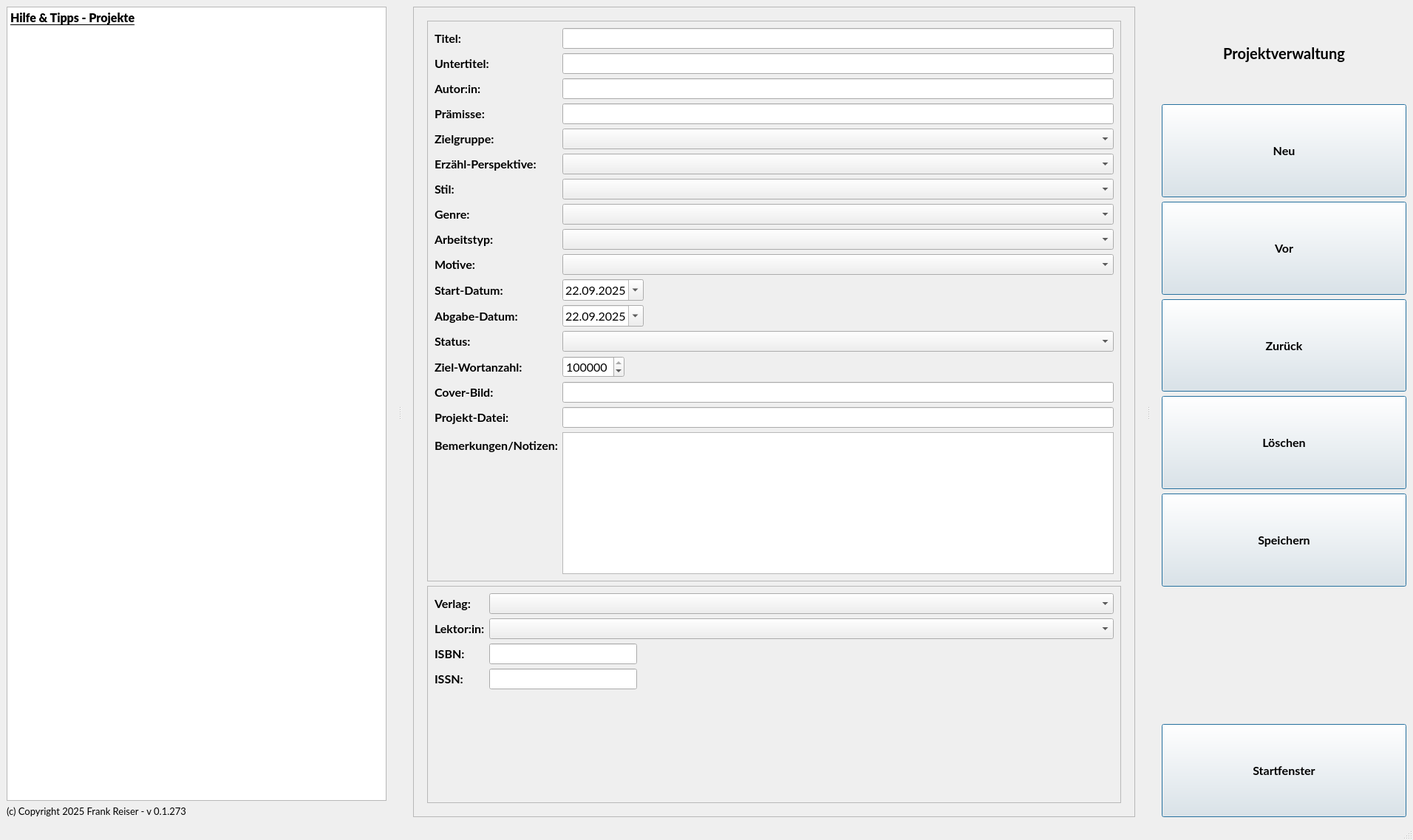
<?xml version="1.0" encoding="UTF-8"?>
<ui version="4.0">
 <class>MainWindowProjects</class>
 <widget class="QMainWindow" name="MainWindowProjects">
  <property name="geometry">
   <rect>
    <x>0</x>
    <y>0</y>
    <width>1912</width>
    <height>1137</height>
   </rect>
  </property>
  <property name="windowTitle">
   <string>csNova - Projekte</string>
  </property>
  <widget class="QWidget" name="centralwidget">
   <layout class="QHBoxLayout" name="horizontalLayout">
    <item>
     <widget class="QSplitter" name="mainSplitter">
      <property name="font">
       <font>
        <family>Lato</family>
        <pointsize>12</pointsize>
        <bold>true</bold>
        <stylestrategy>PreferAntialias</stylestrategy>
        <kerning>true</kerning>
       </font>
      </property>
      <property name="frameShape">
       <enum>QFrame::Shape::NoFrame</enum>
      </property>
      <property name="orientation">
       <enum>Qt::Orientation::Horizontal</enum>
      </property>
      <property name="handleWidth">
       <number>36</number>
      </property>
      <widget class="QWidget" name="widgetLeftProjects" native="true">
       <property name="sizePolicy">
        <sizepolicy hsizetype="Expanding" vsizetype="Expanding">
         <horstretch>0</horstretch>
         <verstretch>0</verstretch>
        </sizepolicy>
       </property>
       <property name="maximumSize">
        <size>
         <width>16777215</width>
         <height>16777215</height>
        </size>
       </property>
       <layout class="QVBoxLayout" name="verticalLayout_2">
        <item>
         <widget class="QTextEdit" name="textEditProjects">
          <property name="readOnly">
           <bool>true</bool>
          </property>
          <property name="html">
           <string>&lt;!DOCTYPE HTML PUBLIC &quot;-//W3C//DTD HTML 4.0//EN&quot; &quot;http://www.w3.org/TR/REC-html40/strict.dtd&quot;&gt;
&lt;html&gt;&lt;head&gt;&lt;meta name=&quot;qrichtext&quot; content=&quot;1&quot; /&gt;&lt;meta charset=&quot;utf-8&quot; /&gt;&lt;style type=&quot;text/css&quot;&gt;
p, li { white-space: pre-wrap; }
hr { height: 1px; border-width: 0; }
li.unchecked::marker { content: &quot;\2610&quot;; }
li.checked::marker { content: &quot;\2612&quot;; }
&lt;/style&gt;&lt;/head&gt;&lt;body style=&quot; font-family:'Lato'; font-size:12pt; font-weight:700; font-style:normal;&quot;&gt;
&lt;p style=&quot; margin-top:0px; margin-bottom:0px; margin-left:0px; margin-right:0px; -qt-block-indent:0; text-indent:0px;&quot;&gt;&lt;span style=&quot; text-decoration: underline;&quot;&gt;Hilfe &amp;amp; Tipps - Projekte&lt;/span&gt;&lt;/p&gt;
&lt;p style=&quot;-qt-paragraph-type:empty; margin-top:0px; margin-bottom:0px; margin-left:0px; margin-right:0px; -qt-block-indent:0; text-indent:0px;&quot;&gt;&lt;br /&gt;&lt;/p&gt;
&lt;p style=&quot;-qt-paragraph-type:empty; margin-top:0px; margin-bottom:0px; margin-left:0px; margin-right:0px; -qt-block-indent:0; text-indent:0px; font-weight:400;&quot;&gt;&lt;br /&gt;&lt;/p&gt;&lt;/body&gt;&lt;/html&gt;</string>
          </property>
         </widget>
        </item>
        <item>
         <widget class="QLabel" name="copyRightProjects">
          <property name="font">
           <font>
            <family>Lato</family>
            <pointsize>10</pointsize>
            <bold>false</bold>
            <stylestrategy>PreferAntialias</stylestrategy>
            <kerning>true</kerning>
           </font>
          </property>
          <property name="text">
           <string>(c) Copyright 2025 Frank Reiser - v 0.1.273</string>
          </property>
         </widget>
        </item>
       </layout>
      </widget>
      <widget class="QWidget" name="widgetCenterProjects" native="true">
       <property name="sizePolicy">
        <sizepolicy hsizetype="Expanding" vsizetype="Expanding">
         <horstretch>0</horstretch>
         <verstretch>0</verstretch>
        </sizepolicy>
       </property>
       <layout class="QHBoxLayout" name="horizontalLayout_2">
        <item>
         <widget class="QFrame" name="frameProjectsContainer">
          <property name="sizePolicy">
           <sizepolicy hsizetype="Expanding" vsizetype="Expanding">
            <horstretch>0</horstretch>
            <verstretch>0</verstretch>
           </sizepolicy>
          </property>
          <property name="frameShape">
           <enum>QFrame::Shape::StyledPanel</enum>
          </property>
          <property name="frameShadow">
           <enum>QFrame::Shadow::Raised</enum>
          </property>
          <layout class="QGridLayout" name="gridLayout">
           <item row="0" column="0">
            <widget class="QFrame" name="frameProjectsMain">
             <property name="sizePolicy">
              <sizepolicy hsizetype="Expanding" vsizetype="Expanding">
               <horstretch>0</horstretch>
               <verstretch>0</verstretch>
              </sizepolicy>
             </property>
             <property name="frameShape">
              <enum>QFrame::Shape::NoFrame</enum>
             </property>
             <property name="frameShadow">
              <enum>QFrame::Shadow::Raised</enum>
             </property>
             <layout class="QVBoxLayout" name="verticalLayout_4">
              <item>
               <widget class="QFrame" name="frameProjectsTop">
                <property name="sizePolicy">
                 <sizepolicy hsizetype="Expanding" vsizetype="Expanding">
                  <horstretch>0</horstretch>
                  <verstretch>0</verstretch>
                 </sizepolicy>
                </property>
                <property name="frameShape">
                 <enum>QFrame::Shape::StyledPanel</enum>
                </property>
                <property name="frameShadow">
                 <enum>QFrame::Shadow::Raised</enum>
                </property>
                <layout class="QFormLayout" name="formLayout">
                 <item row="0" column="0">
                  <widget class="QLabel" name="labelProjectName">
                   <property name="sizePolicy">
                    <sizepolicy hsizetype="Expanding" vsizetype="Preferred">
                     <horstretch>0</horstretch>
                     <verstretch>0</verstretch>
                    </sizepolicy>
                   </property>
                   <property name="text">
                    <string>Titel:</string>
                   </property>
                  </widget>
                 </item>
                 <item row="0" column="1">
                  <widget class="QLineEdit" name="lineEditProjectTitle">
                   <property name="font">
                    <font>
                     <family>Lato</family>
                     <pointsize>12</pointsize>
                     <bold>false</bold>
                     <stylestrategy>PreferAntialias</stylestrategy>
                     <kerning>true</kerning>
                    </font>
                   </property>
                  </widget>
                 </item>
                 <item row="1" column="0">
                  <widget class="QLabel" name="labelProjectSubtitle">
                   <property name="sizePolicy">
                    <sizepolicy hsizetype="Expanding" vsizetype="Preferred">
                     <horstretch>0</horstretch>
                     <verstretch>0</verstretch>
                    </sizepolicy>
                   </property>
                   <property name="text">
                    <string>Untertitel:</string>
                   </property>
                  </widget>
                 </item>
                 <item row="1" column="1">
                  <widget class="QLineEdit" name="lineEditProjectSubtitle">
                   <property name="font">
                    <font>
                     <family>Lato</family>
                     <pointsize>12</pointsize>
                     <bold>false</bold>
                     <stylestrategy>PreferAntialias</stylestrategy>
                     <kerning>true</kerning>
                    </font>
                   </property>
                  </widget>
                 </item>
                 <item row="2" column="0">
                  <widget class="QLabel" name="labelProjectAuthor">
                   <property name="sizePolicy">
                    <sizepolicy hsizetype="Expanding" vsizetype="Preferred">
                     <horstretch>0</horstretch>
                     <verstretch>0</verstretch>
                    </sizepolicy>
                   </property>
                   <property name="text">
                    <string>Autor:in:</string>
                   </property>
                  </widget>
                 </item>
                 <item row="2" column="1">
                  <widget class="QLineEdit" name="lineEditProjectAuthor">
                   <property name="font">
                    <font>
                     <family>Lato</family>
                     <pointsize>12</pointsize>
                     <bold>false</bold>
                     <stylestrategy>PreferAntialias</stylestrategy>
                     <kerning>true</kerning>
                    </font>
                   </property>
                  </widget>
                 </item>
                 <item row="3" column="0">
                  <widget class="QLabel" name="labelProjectPremise">
                   <property name="sizePolicy">
                    <sizepolicy hsizetype="Expanding" vsizetype="Preferred">
                     <horstretch>0</horstretch>
                     <verstretch>0</verstretch>
                    </sizepolicy>
                   </property>
                   <property name="text">
                    <string>Prämisse:</string>
                   </property>
                  </widget>
                 </item>
                 <item row="3" column="1">
                  <widget class="QLineEdit" name="lineEditProjectPremise">
                   <property name="sizePolicy">
                    <sizepolicy hsizetype="Expanding" vsizetype="Expanding">
                     <horstretch>0</horstretch>
                     <verstretch>0</verstretch>
                    </sizepolicy>
                   </property>
                   <property name="font">
                    <font>
                     <family>Lato</family>
                     <pointsize>12</pointsize>
                     <bold>false</bold>
                     <stylestrategy>PreferAntialias</stylestrategy>
                     <kerning>true</kerning>
                    </font>
                   </property>
                   <property name="text">
                    <string/>
                   </property>
                  </widget>
                 </item>
                 <item row="4" column="0">
                  <widget class="QLabel" name="labelProjectTargetGroup">
                   <property name="text">
                    <string>Zielgruppe:</string>
                   </property>
                  </widget>
                 </item>
                 <item row="4" column="1">
                  <widget class="QComboBox" name="comboBoxProjectTargetGroup">
                   <property name="sizePolicy">
                    <sizepolicy hsizetype="Expanding" vsizetype="Expanding">
                     <horstretch>0</horstretch>
                     <verstretch>0</verstretch>
                    </sizepolicy>
                   </property>
                   <property name="font">
                    <font>
                     <family>Lato</family>
                     <pointsize>12</pointsize>
                     <bold>false</bold>
                     <stylestrategy>PreferAntialias</stylestrategy>
                     <kerning>true</kerning>
                    </font>
                   </property>
                  </widget>
                 </item>
                 <item row="5" column="0">
                  <widget class="QLabel" name="labelProjectNarrativePerspective">
                   <property name="sizePolicy">
                    <sizepolicy hsizetype="Maximum" vsizetype="Preferred">
                     <horstretch>0</horstretch>
                     <verstretch>0</verstretch>
                    </sizepolicy>
                   </property>
                   <property name="text">
                    <string>Erzähl-Perspektive:</string>
                   </property>
                  </widget>
                 </item>
                 <item row="5" column="1">
                  <widget class="QComboBox" name="comboBoxProjectNarrativePerspective">
                   <property name="sizePolicy">
                    <sizepolicy hsizetype="Expanding" vsizetype="Expanding">
                     <horstretch>0</horstretch>
                     <verstretch>0</verstretch>
                    </sizepolicy>
                   </property>
                   <property name="font">
                    <font>
                     <family>Lato</family>
                     <pointsize>12</pointsize>
                     <bold>false</bold>
                     <stylestrategy>PreferAntialias</stylestrategy>
                     <kerning>true</kerning>
                    </font>
                   </property>
                  </widget>
                 </item>
                 <item row="6" column="0">
                  <widget class="QLabel" name="labelProjectStyle">
                   <property name="text">
                    <string>Stil:</string>
                   </property>
                  </widget>
                 </item>
                 <item row="6" column="1">
                  <widget class="QComboBox" name="comboBoxProjectStyle">
                   <property name="sizePolicy">
                    <sizepolicy hsizetype="Expanding" vsizetype="Expanding">
                     <horstretch>0</horstretch>
                     <verstretch>0</verstretch>
                    </sizepolicy>
                   </property>
                   <property name="font">
                    <font>
                     <family>Lato</family>
                     <pointsize>12</pointsize>
                     <bold>false</bold>
                     <stylestrategy>PreferAntialias</stylestrategy>
                     <kerning>true</kerning>
                    </font>
                   </property>
                  </widget>
                 </item>
                 <item row="7" column="0">
                  <widget class="QLabel" name="labelProjectGenre">
                   <property name="text">
                    <string>Genre:</string>
                   </property>
                  </widget>
                 </item>
                 <item row="7" column="1">
                  <widget class="QComboBox" name="comboBoxProjectGenre">
                   <property name="sizePolicy">
                    <sizepolicy hsizetype="Expanding" vsizetype="Expanding">
                     <horstretch>0</horstretch>
                     <verstretch>0</verstretch>
                    </sizepolicy>
                   </property>
                   <property name="font">
                    <font>
                     <family>Lato</family>
                     <pointsize>12</pointsize>
                     <bold>false</bold>
                     <stylestrategy>PreferAntialias</stylestrategy>
                     <kerning>true</kerning>
                    </font>
                   </property>
                  </widget>
                 </item>
                 <item row="8" column="0">
                  <widget class="QLabel" name="labelProjectWorkType">
                   <property name="text">
                    <string>Arbeitstyp:</string>
                   </property>
                  </widget>
                 </item>
                 <item row="8" column="1">
                  <widget class="QComboBox" name="comboBoxProjectWorkingType">
                   <property name="sizePolicy">
                    <sizepolicy hsizetype="Expanding" vsizetype="Expanding">
                     <horstretch>0</horstretch>
                     <verstretch>0</verstretch>
                    </sizepolicy>
                   </property>
                   <property name="font">
                    <font>
                     <family>Lato</family>
                     <pointsize>12</pointsize>
                     <bold>false</bold>
                     <stylestrategy>PreferAntialias</stylestrategy>
                     <kerning>true</kerning>
                    </font>
                   </property>
                  </widget>
                 </item>
                 <item row="9" column="0">
                  <widget class="QLabel" name="labelProjectMotif">
                   <property name="text">
                    <string>Motive:</string>
                   </property>
                  </widget>
                 </item>
                 <item row="9" column="1">
                  <widget class="QComboBox" name="comboBoxProjectMotif">
                   <property name="sizePolicy">
                    <sizepolicy hsizetype="Expanding" vsizetype="Expanding">
                     <horstretch>0</horstretch>
                     <verstretch>0</verstretch>
                    </sizepolicy>
                   </property>
                   <property name="font">
                    <font>
                     <family>Lato</family>
                     <pointsize>12</pointsize>
                     <bold>false</bold>
                     <stylestrategy>PreferAntialias</stylestrategy>
                     <kerning>true</kerning>
                    </font>
                   </property>
                  </widget>
                 </item>
                 <item row="10" column="0">
                  <widget class="QLabel" name="labelProjectBegin">
                   <property name="text">
                    <string>Start-Datum:</string>
                   </property>
                  </widget>
                 </item>
                 <item row="10" column="1">
                  <widget class="QDateEdit" name="dateEditProjectBegin">
                   <property name="sizePolicy">
                    <sizepolicy hsizetype="Maximum" vsizetype="Fixed">
                     <horstretch>0</horstretch>
                     <verstretch>0</verstretch>
                    </sizepolicy>
                   </property>
                   <property name="font">
                    <font>
                     <family>Lato</family>
                     <pointsize>12</pointsize>
                     <bold>false</bold>
                     <stylestrategy>PreferAntialias</stylestrategy>
                     <kerning>true</kerning>
                    </font>
                   </property>
                   <property name="dateTime">
                    <datetime>
                     <hour>0</hour>
                     <minute>0</minute>
                     <second>0</second>
                     <year>2025</year>
                     <month>9</month>
                     <day>22</day>
                    </datetime>
                   </property>
                   <property name="displayFormat">
                    <string>dd.MM.yyyy</string>
                   </property>
                   <property name="calendarPopup">
                    <bool>true</bool>
                   </property>
                  </widget>
                 </item>
                 <item row="11" column="0">
                  <widget class="QLabel" name="labelProjectDeadline">
                   <property name="text">
                    <string>Abgabe-Datum:</string>
                   </property>
                  </widget>
                 </item>
                 <item row="11" column="1">
                  <widget class="QDateEdit" name="dateEditProjectDeadLine">
                   <property name="sizePolicy">
                    <sizepolicy hsizetype="Maximum" vsizetype="Fixed">
                     <horstretch>0</horstretch>
                     <verstretch>0</verstretch>
                    </sizepolicy>
                   </property>
                   <property name="font">
                    <font>
                     <family>Lato</family>
                     <pointsize>12</pointsize>
                     <bold>false</bold>
                     <stylestrategy>PreferAntialias</stylestrategy>
                     <kerning>true</kerning>
                    </font>
                   </property>
                   <property name="dateTime">
                    <datetime>
                     <hour>0</hour>
                     <minute>0</minute>
                     <second>0</second>
                     <year>2025</year>
                     <month>9</month>
                     <day>22</day>
                    </datetime>
                   </property>
                   <property name="displayFormat">
                    <string notr="true">dd.MM.yyyy</string>
                   </property>
                   <property name="calendarPopup">
                    <bool>true</bool>
                   </property>
                  </widget>
                 </item>
                 <item row="12" column="0">
                  <widget class="QLabel" name="labelProjectStatus">
                   <property name="text">
                    <string>Status:</string>
                   </property>
                  </widget>
                 </item>
                 <item row="12" column="1">
                  <widget class="QComboBox" name="comboBoxProjectStatus">
                   <property name="sizePolicy">
                    <sizepolicy hsizetype="Expanding" vsizetype="Expanding">
                     <horstretch>0</horstretch>
                     <verstretch>0</verstretch>
                    </sizepolicy>
                   </property>
                   <property name="font">
                    <font>
                     <family>Lato</family>
                     <pointsize>12</pointsize>
                     <bold>false</bold>
                     <stylestrategy>PreferAntialias</stylestrategy>
                     <kerning>true</kerning>
                    </font>
                   </property>
                  </widget>
                 </item>
                 <item row="13" column="0">
                  <widget class="QLabel" name="labelProjectGoalWords">
                   <property name="text">
                    <string>Ziel-Wortanzahl:</string>
                   </property>
                  </widget>
                 </item>
                 <item row="13" column="1">
                  <widget class="QSpinBox" name="spinBoxProjectWordsCount">
                   <property name="sizePolicy">
                    <sizepolicy hsizetype="Maximum" vsizetype="Expanding">
                     <horstretch>0</horstretch>
                     <verstretch>0</verstretch>
                    </sizepolicy>
                   </property>
                   <property name="font">
                    <font>
                     <family>Lato</family>
                     <pointsize>12</pointsize>
                     <bold>false</bold>
                     <stylestrategy>PreferAntialias</stylestrategy>
                     <kerning>true</kerning>
                    </font>
                   </property>
                   <property name="minimum">
                    <number>1000</number>
                   </property>
                   <property name="maximum">
                    <number>1000000</number>
                   </property>
                   <property name="singleStep">
                    <number>1000</number>
                   </property>
                   <property name="value">
                    <number>100000</number>
                   </property>
                  </widget>
                 </item>
                 <item row="14" column="0">
                  <widget class="QLabel" name="labelProjectCoverImage">
                   <property name="text">
                    <string>Cover-Bild:</string>
                   </property>
                  </widget>
                 </item>
                 <item row="14" column="1">
                  <widget class="QLineEdit" name="lineEditProjectCoverImage">
                   <property name="font">
                    <font>
                     <family>Lato</family>
                     <pointsize>12</pointsize>
                     <bold>false</bold>
                     <stylestrategy>PreferAntialias</stylestrategy>
                     <kerning>true</kerning>
                    </font>
                   </property>
                  </widget>
                 </item>
                 <item row="15" column="0">
                  <widget class="QLabel" name="labelProjectFileName">
                   <property name="text">
                    <string>Projekt-Datei:</string>
                   </property>
                  </widget>
                 </item>
                 <item row="15" column="1">
                  <widget class="QLineEdit" name="lineEditProjectDataFile">
                   <property name="font">
                    <font>
                     <family>Lato</family>
                     <pointsize>12</pointsize>
                     <bold>false</bold>
                     <stylestrategy>PreferAntialias</stylestrategy>
                     <kerning>true</kerning>
                    </font>
                   </property>
                  </widget>
                 </item>
                 <item row="16" column="0">
                  <widget class="QLabel" name="labelProjectNotes">
                   <property name="text">
                    <string>Bemerkungen/Notizen:</string>
                   </property>
                  </widget>
                 </item>
                 <item row="16" column="1">
                  <widget class="QTextEdit" name="textEditProjectNotes">
                   <property name="font">
                    <font>
                     <family>Lato</family>
                     <pointsize>12</pointsize>
                     <bold>false</bold>
                     <stylestrategy>PreferAntialias</stylestrategy>
                     <kerning>true</kerning>
                    </font>
                   </property>
                  </widget>
                 </item>
                </layout>
               </widget>
              </item>
              <item>
               <widget class="QFrame" name="framePublisher">
                <property name="sizePolicy">
                 <sizepolicy hsizetype="Expanding" vsizetype="Expanding">
                  <horstretch>0</horstretch>
                  <verstretch>0</verstretch>
                 </sizepolicy>
                </property>
                <property name="frameShape">
                 <enum>QFrame::Shape::StyledPanel</enum>
                </property>
                <property name="frameShadow">
                 <enum>QFrame::Shadow::Raised</enum>
                </property>
                <layout class="QFormLayout" name="formLayout_2">
                 <item row="0" column="0">
                  <widget class="QLabel" name="labelProjectPublisher">
                   <property name="sizePolicy">
                    <sizepolicy hsizetype="Maximum" vsizetype="Preferred">
                     <horstretch>0</horstretch>
                     <verstretch>0</verstretch>
                    </sizepolicy>
                   </property>
                   <property name="text">
                    <string>Verlag:</string>
                   </property>
                  </widget>
                 </item>
                 <item row="0" column="1">
                  <widget class="QComboBox" name="comboBoxProjectPublisher">
                   <property name="sizePolicy">
                    <sizepolicy hsizetype="Expanding" vsizetype="Maximum">
                     <horstretch>0</horstretch>
                     <verstretch>0</verstretch>
                    </sizepolicy>
                   </property>
                   <property name="font">
                    <font>
                     <family>Lato</family>
                     <pointsize>12</pointsize>
                     <bold>false</bold>
                     <stylestrategy>PreferAntialias</stylestrategy>
                     <kerning>true</kerning>
                    </font>
                   </property>
                  </widget>
                 </item>
                 <item row="1" column="0">
                  <widget class="QLabel" name="labelProjectEditor">
                   <property name="sizePolicy">
                    <sizepolicy hsizetype="Maximum" vsizetype="Preferred">
                     <horstretch>0</horstretch>
                     <verstretch>0</verstretch>
                    </sizepolicy>
                   </property>
                   <property name="text">
                    <string>Lektor:in:</string>
                   </property>
                  </widget>
                 </item>
                 <item row="1" column="1">
                  <widget class="QComboBox" name="comboBoxProjectEditor">
                   <property name="sizePolicy">
                    <sizepolicy hsizetype="Minimum" vsizetype="Minimum">
                     <horstretch>0</horstretch>
                     <verstretch>0</verstretch>
                    </sizepolicy>
                   </property>
                   <property name="font">
                    <font>
                     <family>Lato</family>
                     <pointsize>12</pointsize>
                     <bold>false</bold>
                     <stylestrategy>PreferAntialias</stylestrategy>
                     <kerning>true</kerning>
                    </font>
                   </property>
                  </widget>
                 </item>
                 <item row="2" column="0">
                  <widget class="QLabel" name="labelProjectISBN">
                   <property name="text">
                    <string>ISBN:</string>
                   </property>
                  </widget>
                 </item>
                 <item row="2" column="1">
                  <widget class="QLineEdit" name="lineEditProjectISBN">
                   <property name="sizePolicy">
                    <sizepolicy hsizetype="Maximum" vsizetype="Fixed">
                     <horstretch>0</horstretch>
                     <verstretch>0</verstretch>
                    </sizepolicy>
                   </property>
                   <property name="maximumSize">
                    <size>
                     <width>200</width>
                     <height>16777215</height>
                    </size>
                   </property>
                   <property name="font">
                    <font>
                     <family>Lato</family>
                     <pointsize>12</pointsize>
                     <bold>false</bold>
                     <stylestrategy>PreferAntialias</stylestrategy>
                     <kerning>true</kerning>
                    </font>
                   </property>
                   <property name="text">
                    <string/>
                   </property>
                  </widget>
                 </item>
                 <item row="3" column="0">
                  <widget class="QLabel" name="labelProjectISSN">
                   <property name="text">
                    <string>ISSN:</string>
                   </property>
                  </widget>
                 </item>
                 <item row="3" column="1">
                  <widget class="QLineEdit" name="lineEditProjectISSN">
                   <property name="sizePolicy">
                    <sizepolicy hsizetype="Maximum" vsizetype="Fixed">
                     <horstretch>0</horstretch>
                     <verstretch>0</verstretch>
                    </sizepolicy>
                   </property>
                   <property name="maximumSize">
                    <size>
                     <width>200</width>
                     <height>16777215</height>
                    </size>
                   </property>
                   <property name="font">
                    <font>
                     <family>Lato</family>
                     <pointsize>12</pointsize>
                     <bold>false</bold>
                     <stylestrategy>PreferAntialias</stylestrategy>
                     <kerning>true</kerning>
                    </font>
                   </property>
                   <property name="inputMask">
                    <string/>
                   </property>
                   <property name="text">
                    <string/>
                   </property>
                  </widget>
                 </item>
                </layout>
               </widget>
              </item>
             </layout>
            </widget>
           </item>
          </layout>
         </widget>
        </item>
       </layout>
      </widget>
      <widget class="QWidget" name="widgetRightProjects" native="true">
       <property name="sizePolicy">
        <sizepolicy hsizetype="Expanding" vsizetype="Expanding">
         <horstretch>0</horstretch>
         <verstretch>0</verstretch>
        </sizepolicy>
       </property>
       <layout class="QVBoxLayout" name="verticalLayout">
        <item>
         <widget class="QLabel" name="labelProjectsProjects">
          <property name="sizePolicy">
           <sizepolicy hsizetype="Expanding" vsizetype="Expanding">
            <horstretch>0</horstretch>
            <verstretch>0</verstretch>
           </sizepolicy>
          </property>
          <property name="font">
           <font>
            <family>Lato</family>
            <pointsize>15</pointsize>
            <bold>true</bold>
            <stylestrategy>PreferAntialias</stylestrategy>
            <kerning>true</kerning>
           </font>
          </property>
          <property name="text">
           <string>Projektverwaltung</string>
          </property>
          <property name="scaledContents">
           <bool>false</bool>
          </property>
          <property name="alignment">
           <set>Qt::AlignmentFlag::AlignCenter</set>
          </property>
          <property name="margin">
           <number>1</number>
          </property>
         </widget>
        </item>
        <item>
         <widget class="QPushButton" name="newBtnProjects">
          <property name="sizePolicy">
           <sizepolicy hsizetype="Expanding" vsizetype="Expanding">
            <horstretch>0</horstretch>
            <verstretch>0</verstretch>
           </sizepolicy>
          </property>
          <property name="cursor">
           <cursorShape>PointingHandCursor</cursorShape>
          </property>
          <property name="toolTip">
           <string>Ein neue Projekt erstellen</string>
          </property>
          <property name="text">
           <string>Neu</string>
          </property>
          <property name="icon">
           <iconset theme="document-new"/>
          </property>
          <property name="iconSize">
           <size>
            <width>32</width>
            <height>32</height>
           </size>
          </property>
          <property name="default">
           <bool>true</bool>
          </property>
          <property name="flat">
           <bool>false</bool>
          </property>
         </widget>
        </item>
        <item>
         <widget class="QPushButton" name="nextBtnProjects">
          <property name="sizePolicy">
           <sizepolicy hsizetype="Expanding" vsizetype="Expanding">
            <horstretch>0</horstretch>
            <verstretch>0</verstretch>
           </sizepolicy>
          </property>
          <property name="cursor">
           <cursorShape>PointingHandCursor</cursorShape>
          </property>
          <property name="toolTip">
           <string>Das nächste Projekt anzeigen</string>
          </property>
          <property name="text">
           <string>Vor</string>
          </property>
          <property name="icon">
           <iconset theme="go-next"/>
          </property>
          <property name="iconSize">
           <size>
            <width>32</width>
            <height>32</height>
           </size>
          </property>
          <property name="default">
           <bool>true</bool>
          </property>
          <property name="flat">
           <bool>false</bool>
          </property>
         </widget>
        </item>
        <item>
         <widget class="QPushButton" name="previousBtnProjects">
          <property name="sizePolicy">
           <sizepolicy hsizetype="Expanding" vsizetype="Expanding">
            <horstretch>0</horstretch>
            <verstretch>0</verstretch>
           </sizepolicy>
          </property>
          <property name="cursor">
           <cursorShape>PointingHandCursor</cursorShape>
          </property>
          <property name="toolTip">
           <string>Das vorherige Projekt anzeigen</string>
          </property>
          <property name="text">
           <string>Zurück</string>
          </property>
          <property name="icon">
           <iconset theme="go-previous"/>
          </property>
          <property name="iconSize">
           <size>
            <width>32</width>
            <height>32</height>
           </size>
          </property>
          <property name="default">
           <bool>true</bool>
          </property>
          <property name="flat">
           <bool>false</bool>
          </property>
         </widget>
        </item>
        <item>
         <widget class="QPushButton" name="deleteBtnProjects">
          <property name="sizePolicy">
           <sizepolicy hsizetype="Expanding" vsizetype="Expanding">
            <horstretch>0</horstretch>
            <verstretch>0</verstretch>
           </sizepolicy>
          </property>
          <property name="cursor">
           <cursorShape>PointingHandCursor</cursorShape>
          </property>
          <property name="toolTip">
           <string>Das aktuelle Propjekt löschen</string>
          </property>
          <property name="text">
           <string>Löschen</string>
          </property>
          <property name="icon">
           <iconset theme="user-trash"/>
          </property>
          <property name="iconSize">
           <size>
            <width>32</width>
            <height>32</height>
           </size>
          </property>
          <property name="default">
           <bool>true</bool>
          </property>
          <property name="flat">
           <bool>false</bool>
          </property>
         </widget>
        </item>
        <item>
         <widget class="QPushButton" name="saveBtnProjects">
          <property name="sizePolicy">
           <sizepolicy hsizetype="Expanding" vsizetype="Expanding">
            <horstretch>0</horstretch>
            <verstretch>0</verstretch>
           </sizepolicy>
          </property>
          <property name="cursor">
           <cursorShape>PointingHandCursor</cursorShape>
          </property>
          <property name="toolTip">
           <string>Das aktuelle Projekt speichern</string>
          </property>
          <property name="text">
           <string>Speichern</string>
          </property>
          <property name="icon">
           <iconset theme="document-save"/>
          </property>
          <property name="iconSize">
           <size>
            <width>32</width>
            <height>32</height>
           </size>
          </property>
          <property name="default">
           <bool>true</bool>
          </property>
          <property name="flat">
           <bool>false</bool>
          </property>
         </widget>
        </item>
        <item>
         <spacer name="horizontalSpacerProjects">
          <property name="sizePolicy">
           <sizepolicy hsizetype="Minimum" vsizetype="Minimum">
            <horstretch>0</horstretch>
            <verstretch>0</verstretch>
           </sizepolicy>
          </property>
          <property name="orientation">
           <enum>Qt::Orientation::Horizontal</enum>
          </property>
          <property name="sizeHint" stdset="0">
           <size>
            <width>40</width>
            <height>180</height>
           </size>
          </property>
         </spacer>
        </item>
        <item>
         <widget class="QPushButton" name="exitBtnProjects">
          <property name="sizePolicy">
           <sizepolicy hsizetype="Expanding" vsizetype="Expanding">
            <horstretch>0</horstretch>
            <verstretch>0</verstretch>
           </sizepolicy>
          </property>
          <property name="cursor">
           <cursorShape>PointingHandCursor</cursorShape>
          </property>
          <property name="toolTip">
           <string>Das Projektfenster schliessen</string>
          </property>
          <property name="text">
           <string>Startfenster</string>
          </property>
          <property name="icon">
           <iconset theme="go-home"/>
          </property>
          <property name="iconSize">
           <size>
            <width>32</width>
            <height>32</height>
           </size>
          </property>
          <property name="default">
           <bool>true</bool>
          </property>
          <property name="flat">
           <bool>false</bool>
          </property>
         </widget>
        </item>
       </layout>
      </widget>
     </widget>
    </item>
   </layout>
  </widget>
  <widget class="QMenuBar" name="menubar">
   <property name="geometry">
    <rect>
     <x>0</x>
     <y>0</y>
     <width>1912</width>
     <height>20</height>
    </rect>
   </property>
  </widget>
  <widget class="QStatusBar" name="statusbar"/>
 </widget>
 <resources/>
 <connections/>
</ui>
